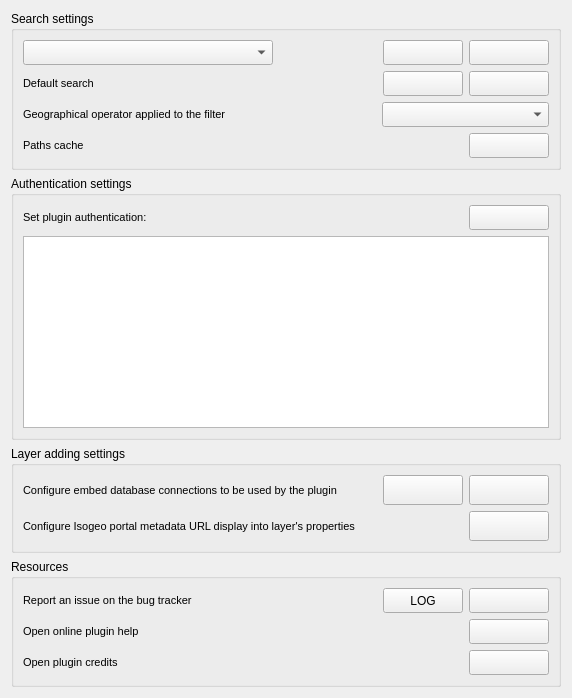
      <widget class="QWidget" name="tab_settings">
       <property name="maximumSize">
        <size>
         <width>875</width>
         <height>2000</height>
        </size>
       </property>
       <attribute name="icon">
        <iconset resource="../resources.qrc">
         <normaloff>:/plugins/Isogeo/resources/settings/gear.svg</normaloff>:/plugins/Isogeo/resources/settings/gear.svg</iconset>
       </attribute>
       <attribute name="title">
        <string>Settings</string>
       </attribute>
       <layout class="QGridLayout" name="gridLayout_7">
        <item row="7" column="0">
         <widget class="QGroupBox" name="groupBox_4">
          <property name="font">
           <font>
            <pointsize>9</pointsize>
           </font>
          </property>
          <property name="title">
           <string>Layer adding settings</string>
          </property>
          <layout class="QGridLayout" name="gridLayout_3">
           <item row="1" column="0">
            <layout class="QVBoxLayout" name="verticalLayout">
             <item>
              <layout class="QHBoxLayout" name="horizontalLayout_14">
               <item>
                <widget class="QLabel" name="label_config_db_conn">
                 <property name="maximumSize">
                  <size>
                   <width>16777215</width>
                   <height>16777215</height>
                  </size>
                 </property>
                 <property name="font">
                  <font>
                   <pointsize>8</pointsize>
                   <weight>50</weight>
                   <bold>false</bold>
                  </font>
                 </property>
                 <property name="text">
                  <string>Configure embed database connections to be used by the plugin</string>
                 </property>
                </widget>
               </item>
               <item>
                <spacer name="horizontalSpacer_21">
                 <property name="orientation">
                  <enum>Qt::Horizontal</enum>
                 </property>
                 <property name="sizeHint" stdset="0">
                  <size>
                   <width>40</width>
                   <height>20</height>
                  </size>
                 </property>
                </spacer>
               </item>
               <item>
                <widget class="QPushButton" name="btn_open_ora_config_dialog">
                 <property name="minimumSize">
                  <size>
                   <width>80</width>
                   <height>30</height>
                  </size>
                 </property>
                 <property name="maximumSize">
                  <size>
                   <width>80</width>
                   <height>30</height>
                  </size>
                 </property>
                 <property name="toolTip">
                  <string>Oracle databases</string>
                 </property>
                 <property name="text">
                  <string/>
                 </property>
                </widget>
               </item>
               <item>
                <widget class="QPushButton" name="btn_open_pgdb_config_dialog">
                 <property name="minimumSize">
                  <size>
                   <width>80</width>
                   <height>30</height>
                  </size>
                 </property>
                 <property name="maximumSize">
                  <size>
                   <width>80</width>
                   <height>30</height>
                  </size>
                 </property>
                 <property name="toolTip">
                  <string>PostgreSQL databases</string>
                 </property>
                 <property name="text">
                  <string/>
                 </property>
                </widget>
               </item>
              </layout>
             </item>
             <item>
              <layout class="QHBoxLayout" name="horizontalLayout_7">
               <item>
                <widget class="QLabel" name="label_portal_url">
                 <property name="font">
                  <font>
                   <pointsize>8</pointsize>
                   <weight>50</weight>
                   <bold>false</bold>
                  </font>
                 </property>
                 <property name="layoutDirection">
                  <enum>Qt::LeftToRight</enum>
                 </property>
                 <property name="text">
                  <string>Configure Isogeo portal metadata URL display into layer's properties</string>
                 </property>
                </widget>
               </item>
               <item>
                <spacer name="horizontalSpacer_22">
                 <property name="orientation">
                  <enum>Qt::Horizontal</enum>
                 </property>
                 <property name="sizeHint" stdset="0">
                  <size>
                   <width>40</width>
                   <height>20</height>
                  </size>
                 </property>
                </spacer>
               </item>
               <item>
                <widget class="QPushButton" name="btn_open_portalURL_config_dialog">
                 <property name="minimumSize">
                  <size>
                   <width>80</width>
                   <height>30</height>
                  </size>
                 </property>
                 <property name="maximumSize">
                  <size>
                   <width>100</width>
                   <height>30</height>
                  </size>
                 </property>
                 <property name="toolTip">
                  <string>Choose to add metadata portal URL to layer properties and specify portal base URL</string>
                 </property>
                 <property name="text">
                  <string/>
                 </property>
                 <property name="icon">
                  <iconset resource="../resources.qrc">
                   <normaloff>:/plugins/Isogeo/resources/edit.svg</normaloff>:/plugins/Isogeo/resources/edit.svg</iconset>
                 </property>
                </widget>
               </item>
              </layout>
             </item>
            </layout>
           </item>
          </layout>
         </widget>
        </item>
        <item row="1" column="0">
         <widget class="QGroupBox" name="groupBox_2">
          <property name="minimumSize">
           <size>
            <width>0</width>
            <height>121</height>
           </size>
          </property>
          <property name="font">
           <font>
            <pointsize>9</pointsize>
           </font>
          </property>
          <property name="title">
           <string>Search settings</string>
          </property>
          <layout class="QGridLayout" name="gridLayout_4">
           <item row="0" column="0">
            <layout class="QVBoxLayout" name="verticalLayout_10">
             <item>
              <layout class="QHBoxLayout" name="horizontalLayout_9">
               <item>
                <widget class="QComboBox" name="cbb_quicksearch_edit">
                 <property name="minimumSize">
                  <size>
                   <width>250</width>
                   <height>25</height>
                  </size>
                 </property>
                 <property name="font">
                  <font>
                   <weight>50</weight>
                   <bold>false</bold>
                  </font>
                 </property>
                 <property name="toolTip">
                  <string>Edit quicksearch</string>
                 </property>
                </widget>
               </item>
               <item>
                <spacer name="horizontalSpacer_9">
                 <property name="orientation">
                  <enum>Qt::Horizontal</enum>
                 </property>
                 <property name="sizeHint" stdset="0">
                  <size>
                   <width>40</width>
                   <height>20</height>
                  </size>
                 </property>
                </spacer>
               </item>
               <item>
                <widget class="QPushButton" name="btn_rename_sr">
                 <property name="minimumSize">
                  <size>
                   <width>80</width>
                   <height>25</height>
                  </size>
                 </property>
                 <property name="maximumSize">
                  <size>
                   <width>80</width>
                   <height>30</height>
                  </size>
                 </property>
                 <property name="font">
                  <font>
                   <weight>50</weight>
                   <bold>false</bold>
                  </font>
                 </property>
                 <property name="toolTip">
                  <string>Rename selected quicksearch</string>
                 </property>
                 <property name="text">
                  <string/>
                 </property>
                 <property name="icon">
                  <iconset resource="../resources.qrc">
                   <normaloff>:/plugins/Isogeo/resources/pencil.svg</normaloff>:/plugins/Isogeo/resources/pencil.svg</iconset>
                 </property>
                </widget>
               </item>
               <item>
                <widget class="QPushButton" name="btn_delete_sr">
                 <property name="minimumSize">
                  <size>
                   <width>80</width>
                   <height>25</height>
                  </size>
                 </property>
                 <property name="maximumSize">
                  <size>
                   <width>80</width>
                   <height>30</height>
                  </size>
                 </property>
                 <property name="font">
                  <font>
                   <weight>50</weight>
                   <bold>false</bold>
                  </font>
                 </property>
                 <property name="toolTip">
                  <string>Delete selected quicksearch</string>
                 </property>
                 <property name="text">
                  <string/>
                 </property>
                 <property name="icon">
                  <iconset resource="../resources.qrc">
                   <normaloff>:/plugins/Isogeo/resources/trash.svg</normaloff>:/plugins/Isogeo/resources/trash.svg</iconset>
                 </property>
                </widget>
               </item>
              </layout>
             </item>
             <item>
              <layout class="QHBoxLayout" name="horizontalLayout_10">
               <item>
                <widget class="QLabel" name="lbl_default">
                 <property name="font">
                  <font>
                   <pointsize>8</pointsize>
                   <weight>50</weight>
                   <bold>false</bold>
                  </font>
                 </property>
                 <property name="text">
                  <string>Default search</string>
                 </property>
                </widget>
               </item>
               <item>
                <spacer name="horizontalSpacer_13">
                 <property name="orientation">
                  <enum>Qt::Horizontal</enum>
                 </property>
                 <property name="sizeHint" stdset="0">
                  <size>
                   <width>40</width>
                   <height>20</height>
                  </size>
                 </property>
                </spacer>
               </item>
               <item>
                <widget class="QPushButton" name="btn_default_save">
                 <property name="minimumSize">
                  <size>
                   <width>80</width>
                   <height>25</height>
                  </size>
                 </property>
                 <property name="maximumSize">
                  <size>
                   <width>80</width>
                   <height>30</height>
                  </size>
                 </property>
                 <property name="toolTip">
                  <string>Save current search as default</string>
                 </property>
                 <property name="text">
                  <string/>
                 </property>
                 <property name="icon">
                  <iconset resource="../resources.qrc">
                   <normaloff>:/plugins/Isogeo/resources/save.svg</normaloff>:/plugins/Isogeo/resources/save.svg</iconset>
                 </property>
                </widget>
               </item>
               <item>
                <widget class="QPushButton" name="btn_default_reset">
                 <property name="minimumSize">
                  <size>
                   <width>80</width>
                   <height>25</height>
                  </size>
                 </property>
                 <property name="maximumSize">
                  <size>
                   <width>80</width>
                   <height>30</height>
                  </size>
                 </property>
                 <property name="toolTip">
                  <string>Reset default search</string>
                 </property>
                 <property name="text">
                  <string/>
                 </property>
                 <property name="icon">
                  <iconset resource="../resources.qrc">
                   <normaloff>:/plugins/Isogeo/resources/undo.svg</normaloff>:/plugins/Isogeo/resources/undo.svg</iconset>
                 </property>
                </widget>
               </item>
              </layout>
             </item>
             <item>
              <layout class="QHBoxLayout" name="horizontalLayout_11">
               <item>
                <widget class="QLabel" name="lbl_geo_op">
                 <property name="font">
                  <font>
                   <pointsize>8</pointsize>
                   <weight>50</weight>
                   <bold>false</bold>
                  </font>
                 </property>
                 <property name="text">
                  <string>Geographical operator applied to the filter</string>
                 </property>
                </widget>
               </item>
               <item>
                <spacer name="horizontalSpacer_16">
                 <property name="orientation">
                  <enum>Qt::Horizontal</enum>
                 </property>
                 <property name="sizeHint" stdset="0">
                  <size>
                   <width>40</width>
                   <height>20</height>
                  </size>
                 </property>
                </spacer>
               </item>
               <item>
                <widget class="QComboBox" name="cbb_geo_op">
                 <property name="minimumSize">
                  <size>
                   <width>167</width>
                   <height>25</height>
                  </size>
                 </property>
                 <property name="maximumSize">
                  <size>
                   <width>167</width>
                   <height>30</height>
                  </size>
                 </property>
                 <property name="font">
                  <font>
                   <weight>50</weight>
                   <bold>false</bold>
                  </font>
                 </property>
                </widget>
               </item>
              </layout>
             </item>
             <item>
              <layout class="QHBoxLayout" name="horizontalLayout_13">
               <property name="sizeConstraint">
                <enum>QLayout::SetDefaultConstraint</enum>
               </property>
               <property name="topMargin">
                <number>0</number>
               </property>
               <item>
                <widget class="QLabel" name="lbl_cache">
                 <property name="font">
                  <font>
                   <pointsize>8</pointsize>
                   <weight>50</weight>
                   <bold>false</bold>
                  </font>
                 </property>
                 <property name="text">
                  <string>Paths cache</string>
                 </property>
                </widget>
               </item>
               <item>
                <spacer name="horizontalSpacer_19">
                 <property name="orientation">
                  <enum>Qt::Horizontal</enum>
                 </property>
                 <property name="sizeHint" stdset="0">
                  <size>
                   <width>40</width>
                   <height>20</height>
                  </size>
                 </property>
                </spacer>
               </item>
               <item>
                <widget class="QPushButton" name="btn_cache_trash">
                 <property name="minimumSize">
                  <size>
                   <width>80</width>
                   <height>25</height>
                  </size>
                 </property>
                 <property name="maximumSize">
                  <size>
                   <width>80</width>
                   <height>30</height>
                  </size>
                 </property>
                 <property name="toolTip">
                  <string>Empty the paths cached</string>
                 </property>
                 <property name="autoFillBackground">
                  <bool>true</bool>
                 </property>
                 <property name="icon">
                  <iconset resource="../resources.qrc">
                   <normaloff>:/plugins/Isogeo/resources/trash.svg</normaloff>:/plugins/Isogeo/resources/trash.svg</iconset>
                 </property>
                 <property name="flat">
                  <bool>false</bool>
                 </property>
                </widget>
               </item>
              </layout>
             </item>
            </layout>
           </item>
          </layout>
         </widget>
        </item>
        <item row="6" column="0">
         <widget class="QGroupBox" name="groupBox">
          <property name="maximumSize">
           <size>
            <width>16777215</width>
            <height>400</height>
           </size>
          </property>
          <property name="font">
           <font>
            <pointsize>9</pointsize>
           </font>
          </property>
          <property name="title">
           <string>Authentication settings</string>
          </property>
          <layout class="QGridLayout" name="gridLayout_5">
           <item row="1" column="0">
            <widget class="QTextBrowser" name="txt_shares">
             <property name="maximumSize">
              <size>
               <width>16777215</width>
               <height>300</height>
              </size>
             </property>
             <property name="font">
              <font>
               <pointsize>8</pointsize>
              </font>
             </property>
            </widget>
           </item>
           <item row="0" column="0">
            <layout class="QHBoxLayout" name="horizontalLayout_21">
             <item>
              <widget class="QLabel" name="lbl_auth">
               <property name="font">
                <font>
                 <pointsize>8</pointsize>
                 <weight>50</weight>
                 <bold>false</bold>
                </font>
               </property>
               <property name="text">
                <string>Set plugin authentication:</string>
               </property>
              </widget>
             </item>
             <item>
              <spacer name="horizontalSpacer">
               <property name="orientation">
                <enum>Qt::Horizontal</enum>
               </property>
               <property name="sizeHint" stdset="0">
                <size>
                 <width>40</width>
                 <height>20</height>
                </size>
               </property>
              </spacer>
             </item>
             <item>
              <widget class="QPushButton" name="btn_change_user">
               <property name="minimumSize">
                <size>
                 <width>80</width>
                 <height>25</height>
                </size>
               </property>
               <property name="maximumSize">
                <size>
                 <width>80</width>
                 <height>30</height>
                </size>
               </property>
               <property name="text">
                <string/>
               </property>
               <property name="icon">
                <iconset resource="../resources.qrc">
                 <normaloff>:/plugins/Isogeo/resources/settings/key.svg</normaloff>:/plugins/Isogeo/resources/settings/key.svg</iconset>
               </property>
              </widget>
             </item>
            </layout>
           </item>
          </layout>
         </widget>
        </item>
        <item row="8" column="0">
         <widget class="QGroupBox" name="groupBox_3">
          <property name="font">
           <font>
            <pointsize>9</pointsize>
           </font>
          </property>
          <property name="title">
           <string>Resources</string>
          </property>
          <layout class="QGridLayout" name="gridLayout_6">
           <item row="0" column="0">
            <layout class="QVBoxLayout" name="verticalLayout_12">
             <item>
              <layout class="QHBoxLayout" name="horizontalLayout_24">
               <item>
                <widget class="QLabel" name="lbl_report">
                 <property name="font">
                  <font>
                   <pointsize>8</pointsize>
                   <weight>50</weight>
                   <bold>false</bold>
                  </font>
                 </property>
                 <property name="text">
                  <string>Report an issue on the bug tracker</string>
                 </property>
                </widget>
               </item>
               <item>
                <spacer name="horizontalSpacer_4">
                 <property name="orientation">
                  <enum>Qt::Horizontal</enum>
                 </property>
                 <property name="sizeHint" stdset="0">
                  <size>
                   <width>40</width>
                   <height>20</height>
                  </size>
                 </property>
                </spacer>
               </item>
               <item>
                <widget class="QPushButton" name="btn_log_dir">
                 <property name="minimumSize">
                  <size>
                   <width>80</width>
                   <height>25</height>
                  </size>
                 </property>
                 <property name="maximumSize">
                  <size>
                   <width>80</width>
                   <height>30</height>
                  </size>
                 </property>
                 <property name="font">
                  <font>
                   <pointsize>9</pointsize>
                   <weight>50</weight>
                   <bold>false</bold>
                  </font>
                 </property>
                 <property name="cursor">
                  <cursorShape>PointingHandCursor</cursorShape>
                 </property>
                 <property name="toolTip">
                  <string>Open folder of &quot;log_isogeo_plugin.log&quot; file</string>
                 </property>
                 <property name="autoFillBackground">
                  <bool>true</bool>
                 </property>
                 <property name="text">
                  <string>LOG</string>
                 </property>
                 <property name="icon">
                  <iconset resource="../resources.qrc">
                   <normaloff>:/plugins/Isogeo/resources/settings/folder-open-o.svg</normaloff>:/plugins/Isogeo/resources/settings/folder-open-o.svg</iconset>
                 </property>
                </widget>
               </item>
               <item>
                <widget class="QPushButton" name="btn_report">
                 <property name="minimumSize">
                  <size>
                   <width>80</width>
                   <height>25</height>
                  </size>
                 </property>
                 <property name="maximumSize">
                  <size>
                   <width>100</width>
                   <height>30</height>
                  </size>
                 </property>
                 <property name="cursor">
                  <cursorShape>PointingHandCursor</cursorShape>
                 </property>
                 <property name="autoFillBackground">
                  <bool>true</bool>
                 </property>
                 <property name="text">
                  <string/>
                 </property>
                 <property name="icon">
                  <iconset resource="../resources.qrc">
                   <normaloff>:/plugins/Isogeo/resources/settings/bullhorn.svg</normaloff>:/plugins/Isogeo/resources/settings/bullhorn.svg</iconset>
                 </property>
                </widget>
               </item>
              </layout>
             </item>
             <item>
              <layout class="QHBoxLayout" name="horizontalLayout_23">
               <item>
                <widget class="QLabel" name="lbl_help">
                 <property name="font">
                  <font>
                   <pointsize>8</pointsize>
                   <weight>50</weight>
                   <bold>false</bold>
                  </font>
                 </property>
                 <property name="text">
                  <string>Open online plugin help</string>
                 </property>
                </widget>
               </item>
               <item>
                <spacer name="horizontalSpacer_14">
                 <property name="orientation">
                  <enum>Qt::Horizontal</enum>
                 </property>
                 <property name="sizeHint" stdset="0">
                  <size>
                   <width>40</width>
                   <height>20</height>
                  </size>
                 </property>
                </spacer>
               </item>
               <item>
                <widget class="QPushButton" name="btn_help">
                 <property name="minimumSize">
                  <size>
                   <width>80</width>
                   <height>25</height>
                  </size>
                 </property>
                 <property name="maximumSize">
                  <size>
                   <width>100</width>
                   <height>30</height>
                  </size>
                 </property>
                 <property name="cursor">
                  <cursorShape>PointingHandCursor</cursorShape>
                 </property>
                 <property name="toolTip">
                  <string>Open online help in default browser</string>
                 </property>
                 <property name="autoFillBackground">
                  <bool>true</bool>
                 </property>
                 <property name="text">
                  <string/>
                 </property>
                 <property name="icon">
                  <iconset resource="../resources.qrc">
                   <normaloff>:/plugins/Isogeo/resources/settings/question.svg</normaloff>:/plugins/Isogeo/resources/settings/question.svg</iconset>
                 </property>
                </widget>
               </item>
              </layout>
             </item>
             <item>
              <layout class="QHBoxLayout" name="horizontalLayout_22">
               <item>
                <widget class="QLabel" name="lbl_credits">
                 <property name="font">
                  <font>
                   <pointsize>8</pointsize>
                   <weight>50</weight>
                   <bold>false</bold>
                  </font>
                 </property>
                 <property name="text">
                  <string>Open plugin credits</string>
                 </property>
                </widget>
               </item>
               <item>
                <spacer name="horizontalSpacer_15">
                 <property name="orientation">
                  <enum>Qt::Horizontal</enum>
                 </property>
                 <property name="sizeHint" stdset="0">
                  <size>
                   <width>40</width>
                   <height>20</height>
                  </size>
                 </property>
                </spacer>
               </item>
               <item>
                <widget class="QPushButton" name="btn_credits">
                 <property name="minimumSize">
                  <size>
                   <width>80</width>
                   <height>25</height>
                  </size>
                 </property>
                 <property name="maximumSize">
                  <size>
                   <width>100</width>
                   <height>30</height>
                  </size>
                 </property>
                 <property name="cursor">
                  <cursorShape>PointingHandCursor</cursorShape>
                 </property>
                 <property name="toolTip">
                  <string>Open credits popup</string>
                 </property>
                 <property name="text">
                  <string/>
                 </property>
                 <property name="icon">
                  <iconset resource="../resources.qrc">
                   <normaloff>:/plugins/Isogeo/resources/settings/info.svg</normaloff>:/plugins/Isogeo/resources/settings/info.svg</iconset>
                 </property>
                </widget>
               </item>
              </layout>
             </item>
            </layout>
           </item>
          </layout>
         </widget>
        </item>
       </layout>
      </widget>
